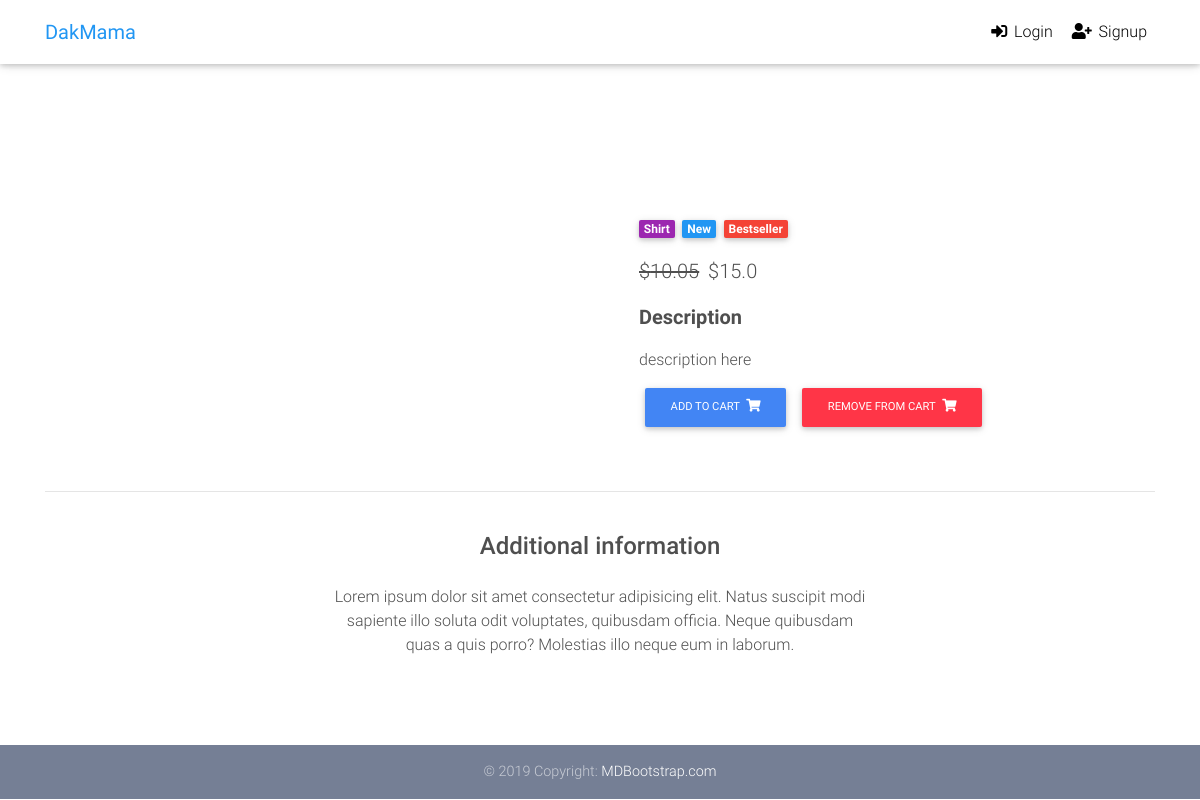
The page /product/test-product-2/ on the database its author committed.
### core/models.py (models this page shows, shortened)
class Item(models.Model):
    title = models.CharField(max_length=32,null=True,blank=True)
    price = models.FloatField()
    discount_price = models.FloatField(null=True,blank=True)
    category = models.CharField(choices = CATEGORY_CHOICES,max_length = 2,default='S') # get_fieldname_display - to select choiches from template - get_category_display
    label = models.CharField(choices = LABEL_CHOICES,max_length = 1,default='P') # get_label_display
    slug = models.SlugField()
    description = models.TextField(default='description here')
    image = models.ImageField(null=True,blank=True)
    def get_add_to_cart_url(self):
        return reverse("core:add-to-cart", kwargs={"slug": self.slug})
    def get_remove_from_cart_url(self):
        return reverse("core:remove-from-cart", kwargs={"slug": self.slug})

### core/views.py (the view)
# urls.py: path('product/<slug>/',ProductDetailView.as_view(),name='product_detail'),
class ProductDetailView(DetailView):
    model = Item
    template_name = "product_page.html"

### templates/product_page.html
{% extends "base.html" %}
{% block content %}
        {% include 'partials/_product_page.html' %}
{% endblock content %}

### templates/partials/_product_page.html (shortened to what this page needs)
 {% load static %}
  <main class="mt-5 pt-4">
    <div class="container dark-grey-text mt-5">
      <div class="row wow fadeIn">
        <div class="col-md-6 mb-4">
        </div>
        <div class="col-md-6 mb-4">
          <div class="p-4">
            <div class="mb-3">
              <a href="">
                <span class="badge purple mr-1">{{object.get_category_display}}</span>
              </a>
              <a href="">
                <span class="badge blue mr-1">New</span>
              </a>
              <a href="">
                <span class="badge red mr-1">Bestseller</span>
              </a>
            </div>
            <p class="lead">
            {% if object.discount_price %}
                <span class="mr-1">
                <del>${{object.price}}</del>
              </span>
              <span>${{object.discount_price}}</span>
            {% else %}
                <span>${{object.price}}</span>
            {% endif %}
            </p>
            <p class="lead font-weight-bold">Description</p>
            <p>{{object.description}}</p>
            <a href= {{object.get_add_to_cart_url}} class="btn btn-primary btn-md my-0 p">
            Add to cart
                <i class="fas fa-shopping-cart ml-1"></i>
            </a>
            <a href= {{object.get_remove_from_cart_url}} class="btn btn-danger btn-md my-0 p">
            Remove from cart
                <i class="fas fa-shopping-cart ml-1"></i>
            </a>
          </div>
        </div>
      </div>
      <hr>
      <div class="row d-flex justify-content-center wow fadeIn">
        <div class="col-md-6 text-center">
          <h4 class="my-4 h4">Additional information</h4>
          <p>Lorem ipsum dolor sit amet consectetur adipisicing elit. Natus suscipit modi sapiente illo soluta odit
            voluptates,
            quibusdam officia. Neque quibusdam quas a quis porro? Molestias illo neque eum in laborum.</p>
        </div>
      </div>
      <div class="row wow fadeIn">
        <div class="col-lg-4 col-md-12 mb-4">
        </div>
        <div class="col-lg-4 col-md-6 mb-4">
        </div>
        <div class="col-lg-4 col-md-6 mb-4">
        </div>
      </div>
    </div>
  </main>

### templates/base.html (style rules this page uses)
html, body, header, .carousel { height: 60vh; }

### rows shown on the page
Item: category "Shirt", price "10.05", discount_price "15.0", description "description here"
